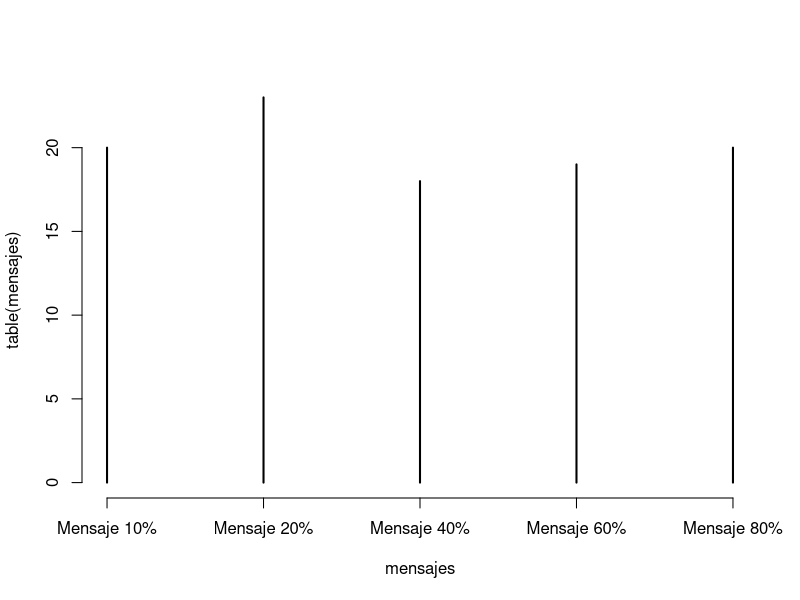

Write R code to recreate this figure.
n <- 100
mensajes <- vector("character",n)
for(i in 1:n){
  y <- runif(1)
  if (y <= 0.20){
    mensajes[i] <- "Mensaje 20%"
  } else if (y <= .40){
    mensajes [i] <- "Mensaje 40%"
  } else if (y <= .60){
    mensajes[i] <- "Mensaje 60%"
  } else if (y <= .80){
    mensajes[i] <- "Mensaje 80%"
  } else{
    mensajes[i] <- "Mensaje 10%"
  }
}
plot(table(mensajes))

